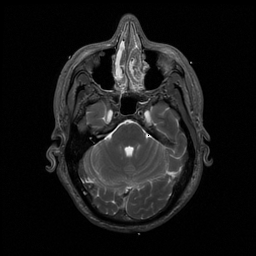
#> input picture HW1/Q2/MRI-Head.png, 256 x 256 px
$ python video.py
#> lines starting #> are read from the running program, lines starting #| are printed output that depends on the picture
import cv2 as cv
import numpy as np
import matplotlib.pyplot as plt

img = cv.imread('MRI-Head.png', 0)
#> img is the input picture: shape (256, 256); min 0, max 251, mean 24.3
ra = 50
img = img.astype('float32') * (1-2*ra/255) + ra
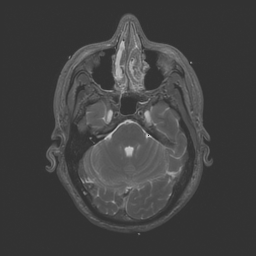
#> img: shape (256, 256) float32; min 50, max 202.6, mean 64.8
vid = cv.VideoWriter('MRI-Head.avi', cv.VideoWriter_fourcc(*'XVID'), 5.0, img.shape[::-1], 0)
frames = 20

for i in range(frames):
    img_ = np.clip(img + np.random.randn(*img.shape) * 0.75 * ra, 0, 255).astype('uint8')
    vid.write(img_)
#> this loop made 20 passes
#> pass 1, `img_ = np.clip(img + np.random.randn(*img.shape) * 0.75 * ra, 0, 255)...`:
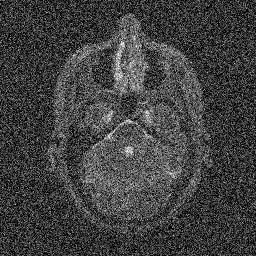
#> img_: shape (256, 256); min 0, max 255, mean 65.2
#> pass 2, `img_ = np.clip(img + np.random.randn(*img.shape) * 0.75 * ra, 0, 255)...`:
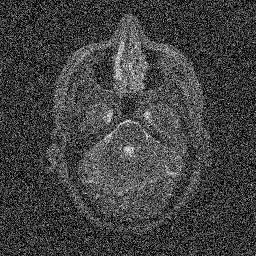
#> img_: shape (256, 256); min 0, max 255, mean 65.7
#> pass 3, `img_ = np.clip(img + np.random.randn(*img.shape) * 0.75 * ra, 0, 255)...`:
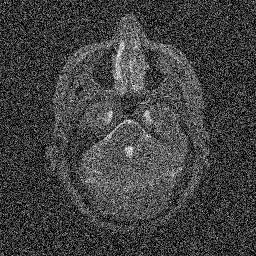
#> img_: shape (256, 256); min 0, max 255, mean 65.5
#> after the loop:
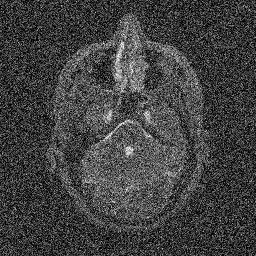
#> img_: shape (256, 256); min 0, max 255, mean 65.3

vid.release()
